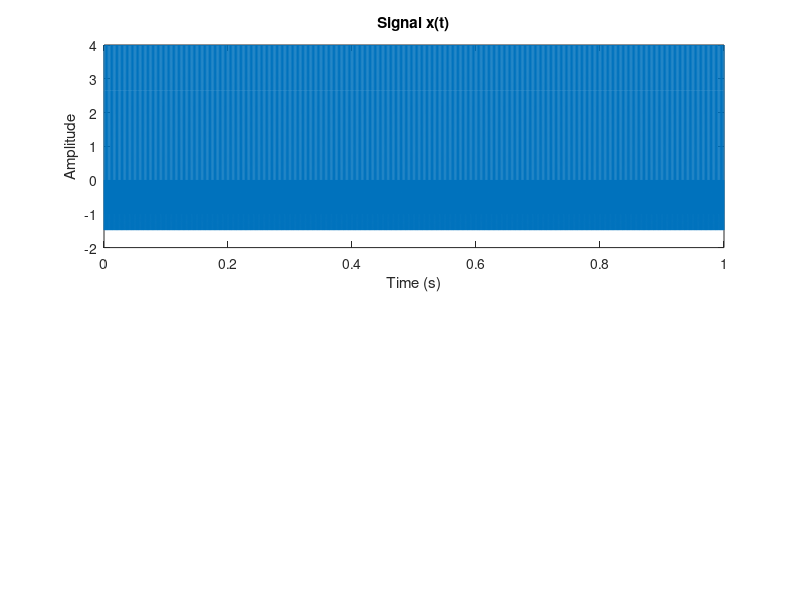

Reproduce this figure in MATLAB.
fs = 10000; % Sampling frequency
t = 0:1/fs:1; % Time vector (1 second duration)
f = [500, 1000, 1500, 2000]; % Frequencies
x_t = cos(2*pi*f(1)*t) + cos(2*pi*f(2)*t) + cos(2*pi*f(3)*t) + cos(2*pi*f(4)*t);

audiowrite('x_t.wav' , x_t , fs);

subplot(2 , 1 , 1);

% Plot signal
plot(t, x_t);
xlabel('Time (s)');
ylabel('Amplitude');
title('Signal x(t)');

energy_time = sum(x_t .^ 2);

fprintf('Energy in Time Domain is %.4f \n' , energy_time);











